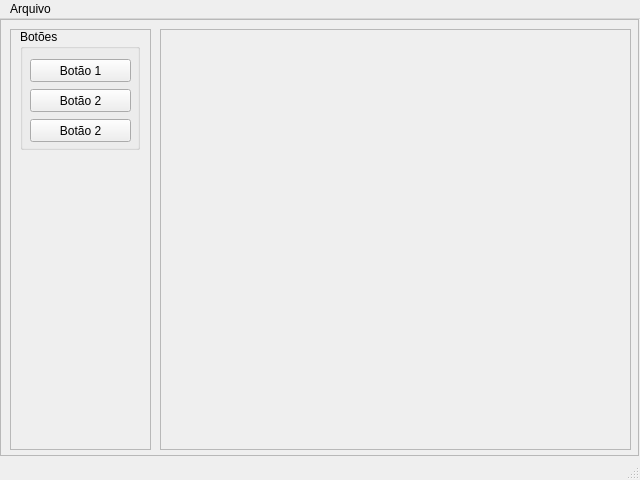
<?xml version="1.0" encoding="UTF-8"?>
<ui version="4.0">
 <class>MainWindow</class>
 <widget class="QMainWindow" name="MainWindow">
  <property name="geometry">
   <rect>
    <x>0</x>
    <y>0</y>
    <width>640</width>
    <height>480</height>
   </rect>
  </property>
  <property name="windowTitle">
   <string>MainWindow</string>
  </property>
  <widget class="QWidget" name="centralwidget">
   <widget class="QFrame" name="frame">
    <property name="geometry">
     <rect>
      <x>0</x>
      <y>0</y>
      <width>639</width>
      <height>437</height>
     </rect>
    </property>
    <property name="frameShape">
     <enum>QFrame::StyledPanel</enum>
    </property>
    <property name="frameShadow">
     <enum>QFrame::Raised</enum>
    </property>
    <widget class="QFrame" name="frame_2">
     <property name="geometry">
      <rect>
       <x>10</x>
       <y>10</y>
       <width>141</width>
       <height>421</height>
      </rect>
     </property>
     <property name="frameShape">
      <enum>QFrame::StyledPanel</enum>
     </property>
     <property name="frameShadow">
      <enum>QFrame::Raised</enum>
     </property>
     <widget class="QGroupBox" name="groupBox">
      <property name="geometry">
       <rect>
        <x>10</x>
        <y>0</y>
        <width>120</width>
        <height>121</height>
       </rect>
      </property>
      <property name="title">
       <string>Botões</string>
      </property>
      <widget class="QPushButton" name="pushButton">
       <property name="geometry">
        <rect>
         <x>10</x>
         <y>30</y>
         <width>101</width>
         <height>23</height>
        </rect>
       </property>
       <property name="text">
        <string>Botão 1</string>
       </property>
      </widget>
      <widget class="QPushButton" name="pushButton_2">
       <property name="geometry">
        <rect>
         <x>10</x>
         <y>60</y>
         <width>101</width>
         <height>23</height>
        </rect>
       </property>
       <property name="text">
        <string>Botão 2</string>
       </property>
      </widget>
      <widget class="QPushButton" name="pushButton_3">
       <property name="geometry">
        <rect>
         <x>10</x>
         <y>90</y>
         <width>101</width>
         <height>23</height>
        </rect>
       </property>
       <property name="text">
        <string>Botão 2</string>
       </property>
      </widget>
     </widget>
    </widget>
    <widget class="QFrame" name="mapView">
     <property name="geometry">
      <rect>
       <x>160</x>
       <y>10</y>
       <width>471</width>
       <height>421</height>
      </rect>
     </property>
     <property name="frameShape">
      <enum>QFrame::StyledPanel</enum>
     </property>
     <property name="frameShadow">
      <enum>QFrame::Raised</enum>
     </property>
    </widget>
   </widget>
  </widget>
  <widget class="QMenuBar" name="menubar">
   <property name="geometry">
    <rect>
     <x>0</x>
     <y>0</y>
     <width>640</width>
     <height>20</height>
    </rect>
   </property>
   <widget class="QMenu" name="menuArquivo">
    <property name="title">
     <string>Arquivo</string>
    </property>
    <addaction name="actionSair"/>
   </widget>
   <addaction name="menuArquivo"/>
  </widget>
  <widget class="QStatusBar" name="statusbar"/>
  <action name="actionSair">
   <property name="text">
    <string>Sair</string>
   </property>
  </action>
 </widget>
 <resources/>
 <connections/>
</ui>
